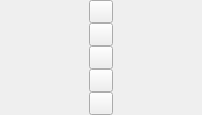
<?xml version="1.0" encoding="UTF-8"?>
<ui version="4.0">
 <class>ptSpotListWidget</class>
 <widget class="QWidget" name="ptSpotListWidget">
  <property name="geometry">
   <rect>
    <x>0</x>
    <y>0</y>
    <width>202</width>
    <height>112</height>
   </rect>
  </property>
  <property name="sizePolicy">
   <sizepolicy hsizetype="Preferred" vsizetype="Maximum">
    <horstretch>0</horstretch>
    <verstretch>0</verstretch>
   </sizepolicy>
  </property>
  <property name="maximumSize">
   <size>
    <width>16777215</width>
    <height>132</height>
   </size>
  </property>
  <layout class="QHBoxLayout" name="HorizontalLayout">
   <property name="spacing">
    <number>0</number>
   </property>
   <property name="margin">
    <number>0</number>
   </property>
   <item>
    <layout class="QVBoxLayout" name="VertLayout">
     <property name="spacing">
      <number>0</number>
     </property>
     <item>
      <widget class="QToolButton" name="UpButton">
       <property name="icon">
        <iconset resource="../../../qrc/photivo.qrc">
         <normaloff>:/dark/icons/move-object-up.png</normaloff>
         <disabledoff>:/dark/icons/move-object-up-disabled.png</disabledoff>:/dark/icons/move-object-up.png</iconset>
       </property>
       <property name="iconSize">
        <size>
         <width>16</width>
         <height>16</height>
        </size>
       </property>
      </widget>
     </item>
     <item>
      <widget class="QToolButton" name="DownButton">
       <property name="icon">
        <iconset resource="../../../qrc/photivo.qrc">
         <normaloff>:/dark/icons/move-object-down.png</normaloff>
         <disabledoff>:/dark/icons/move-object-down-disabled.png</disabledoff>:/dark/icons/move-object-down.png</iconset>
       </property>
       <property name="iconSize">
        <size>
         <width>16</width>
         <height>16</height>
        </size>
       </property>
      </widget>
     </item>
     <item>
      <widget class="QToolButton" name="DelButton">
       <property name="toolTip">
        <string>Delete spot</string>
       </property>
       <property name="icon">
        <iconset resource="../../../qrc/photivo.qrc">
         <normaloff>:/dark/icons/delete.png</normaloff>:/dark/icons/delete.png</iconset>
       </property>
       <property name="iconSize">
        <size>
         <width>16</width>
         <height>16</height>
        </size>
       </property>
      </widget>
     </item>
     <item>
      <widget class="QToolButton" name="AddButton">
       <property name="toolTip">
        <string>Append spot mode</string>
       </property>
       <property name="icon">
        <iconset resource="../../../qrc/photivo.qrc">
         <normaloff>:/dark/icons/add-spot.png</normaloff>
         <normalon>:/dark/icons/add-spot-stop.png</normalon>:/dark/icons/add-spot.png</iconset>
       </property>
       <property name="iconSize">
        <size>
         <width>16</width>
         <height>16</height>
        </size>
       </property>
       <property name="checkable">
        <bool>true</bool>
       </property>
      </widget>
     </item>
     <item>
      <widget class="QToolButton" name="EditButton">
       <property name="toolTip">
        <string>Edit spots</string>
       </property>
       <property name="icon">
        <iconset resource="../../../qrc/photivo.qrc">
         <normaloff>:/dark/icons/edit-spot.png</normaloff>
         <normalon>:/dark/icons/dialog-ok.png</normalon>:/dark/icons/edit-spot.png</iconset>
       </property>
       <property name="iconSize">
        <size>
         <width>16</width>
         <height>16</height>
        </size>
       </property>
       <property name="checkable">
        <bool>true</bool>
       </property>
      </widget>
     </item>
    </layout>
   </item>
  </layout>
 </widget>
 <resources>
  <include location="../../../qrc/photivo.qrc"/>
 </resources>
 <connections/>
</ui>
